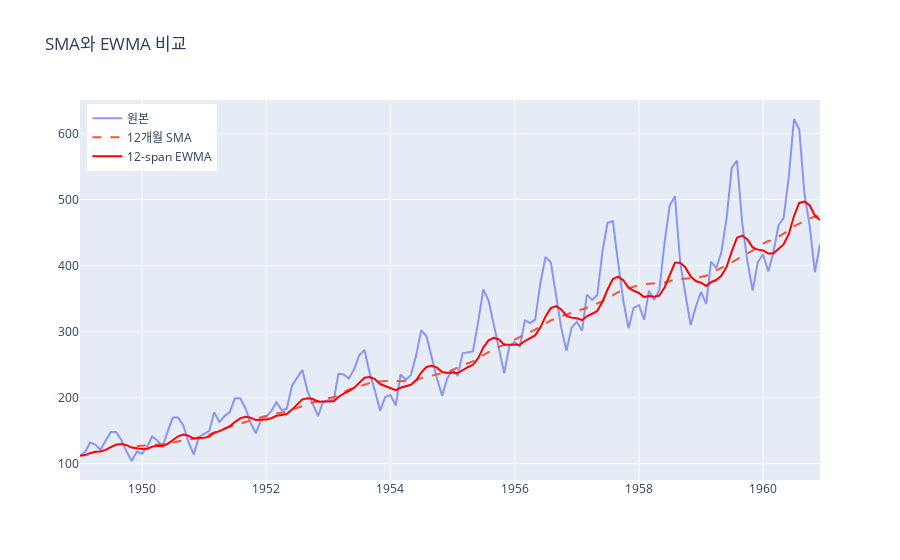

This figure's notebook cell:
### Markdown cell above
### 2-2. 지수 가중 이동 평균 (Exponentially Weighted Moving Average - EWMA)

#### 💡 개념 (Concept)

지수 가중 이동 평균(EWMA)은 SMA의 단점을 보완하기 위해 고안되었습니다. 모든 과거 데이터를 동일한 가중치로 평균 내는 SMA와 달리, EWMA는 **최신 데이터에 더 높은 가중치를 부여**하고 과거 데이터일수록 가중치를 지수적으로 감소시킵니다. 이로 인해 최신 데이터의 변화에 더 민감하게 반응하면서도 전체적인 추세를 부드럽게 표현할 수 있습니다.

$EWMA_t = \alpha \cdot Y_t + (1 - \alpha) \cdot EWMA_{t-1}$

* $Y_t$: 시간 $t$의 실제 값
* $EWMA_{t-1}$: 이전 시점의 EWMA 값
* $\alpha$: 평활 계수(Smoothing Parameter). 0과 1 사이의 값을 가지며, $\alpha$가 클수록 최신 데이터에 더 많은 가중치를 부여합니다.

`pandas`에서는 `span`이라는 파라미터를 통해 $\alpha$를 간접적으로 설정할 수 있습니다 ($\alpha = 2 / (span + 1)$). `span`은 대략 SMA의 윈도우 크기와 유사한 의미를 가집니다.

#### 💻 예시 코드 (Example Code)

항공기 탑승객 데이터에 12개월 SMA와 12-span EWMA를 함께 그려 비교해 보겠습니다. EWMA가 SMA보다 지연이 적고 원본 데이터를 더 잘 따라가는 것을 볼 수 있습니다.

### Code cell
# 1. 12-span EWMA 계산
# span=12 -> alpha 로 치환하는 공식
df_air['12-span EWMA'] = df_air['탑승객 수'].ewm(span=12, adjust=False).mean()
# df_air['12-span EWMA'] = df_air['탑승객 수'].ewm(alpha)=2/(1+12), adjust=False).mean()

# 2. 원본, SMA, EWMA 시각화
fig = go.Figure()
fig.add_trace(go.Scatter(x=df_air.index, y=df_air['탑승객 수'], mode='lines', name='원본', opacity=0.7))
fig.add_trace(go.Scatter(x=df_air.index, y=df_air['12개월 SMA'], mode='lines', name='12개월 SMA', line=dict(dash='dash')))
fig.add_trace(go.Scatter(x=df_air.index, y=df_air['12-span EWMA'], mode='lines', name='12-span EWMA', line=dict(color='red')))

fig.update_layout(title='SMA와 EWMA 비교', legend_x=0.01, legend_y=0.99)
fig.show()

### Figure 1 — Plotly figure (JSON) as saved in the notebook; plotly's stock layout.template omitted (floating-point values rounded to 4 significant figures; data arrays with more than 128 entries replaced by an {"elided": "..."} marker saying what was removed)
{"data": [{"mode": "lines", "name": "원본", "opacity": 0.7, "type": "scatter", "x": {"elided": "144 str values"}, "y": {"elided": "144 int values"}}, {"line": {"dash": "dash"}, "mode": "lines", "name": "12개월 SMA", "type": "scatter", "x": {"elided": "144 str values"}, "y": {"elided": "144 float values"}}, {"line": {"color": "red"}, "mode": "lines", "name": "12-span EWMA", "type": "scatter", "x": {"elided": "144 str values"}, "y": {"elided": "144 float values"}}], "layout": {"legend": {"x": 0.01, "y": 0.99}, "title": {"text": "SMA와 EWMA 비교"}}}
